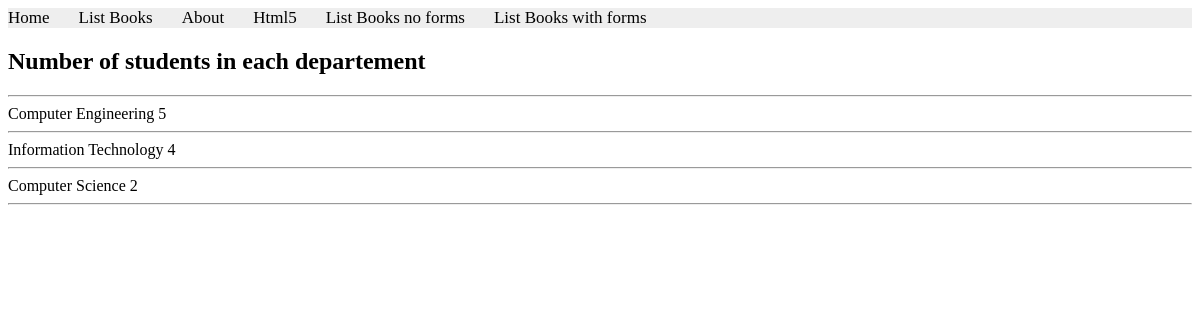
The app's page /books/lab9/task1 with its own data.
### apps/bookmodule/models.py (models this page shows)
class Departement(models.Model):
    name = models.CharField(max_length=50)

### apps/bookmodule/views.py (the view)
# urls.py: path('lab9/task1', views.lab9task1, name="books.lab9task1"),
def lab9task1(request):
    mybook = Student9.objects.values('departement__name').annotate(student9_count=Count('id')).order_by('-student9_count')
    return render(request, 'bookmodule/lab9task1.html', {'books': mybook})

### apps/templates/bookmodule/lab9task1.html (shortened to what this page needs)
{% extends "layouts/base.html" %}
{% load static %}
{% block content %}
<h2>Number of students in each departement</h2>
    <hr>
    {% for item in books %}
  <tr>
    <td>{{ item.departement__name }}</td>
    <td>{{ item.student9_count }}</td>
    <hr>
  </tr>
{% endfor %}
{% endblock content %}

### records on screen
Departement: departement__name "Computer Engineering", student9_count "5"
Departement: departement__name "Information Technology", student9_count "4"
Departement: departement__name "Computer Science", student9_count "2"
